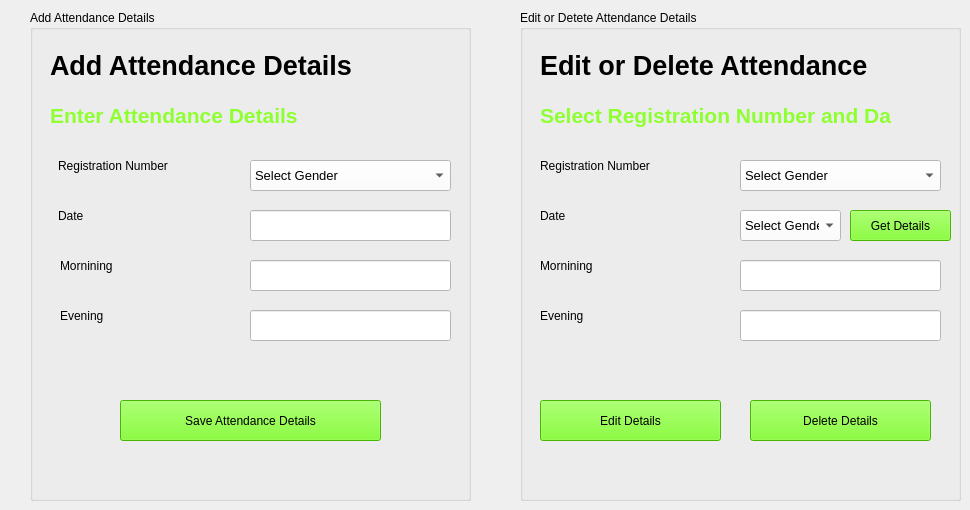
    <widget class="QWidget" name="tab_6">
     <attribute name="title">
      <string>Attendance</string>
     </attribute>
     <widget class="QGroupBox" name="groupBox_3">
      <property name="geometry">
       <rect>
        <x>30</x>
        <y>10</y>
        <width>441</width>
        <height>491</height>
       </rect>
      </property>
      <property name="title">
       <string>Add Attendance Details</string>
      </property>
      <widget class="QLabel" name="label_47">
       <property name="geometry">
        <rect>
         <x>20</x>
         <y>80</y>
         <width>351</width>
         <height>51</height>
        </rect>
       </property>
       <property name="font">
        <font>
         <pointsize>16</pointsize>
         <weight>75</weight>
         <bold>true</bold>
        </font>
       </property>
       <property name="styleSheet">
        <string notr="true">color: rgb(142, 255, 49);</string>
       </property>
       <property name="frameShadow">
        <enum>QFrame::Plain</enum>
       </property>
       <property name="text">
        <string>Enter Attendance Details</string>
       </property>
      </widget>
      <widget class="QLabel" name="label_48">
       <property name="geometry">
        <rect>
         <x>20</x>
         <y>30</y>
         <width>391</width>
         <height>51</height>
        </rect>
       </property>
       <property name="font">
        <font>
         <family>MS Shell Dlg 2</family>
         <pointsize>20</pointsize>
         <weight>75</weight>
         <bold>true</bold>
        </font>
       </property>
       <property name="text">
        <string>Add Attendance Details</string>
       </property>
      </widget>
      <widget class="QLabel" name="label_49">
       <property name="geometry">
        <rect>
         <x>28</x>
         <y>140</y>
         <width>191</width>
         <height>31</height>
        </rect>
       </property>
       <property name="styleSheet">
        <string notr="true">font: 12pt &quot;MS Shell Dlg 2&quot;;</string>
       </property>
       <property name="text">
        <string>Registration Number</string>
       </property>
      </widget>
      <widget class="QComboBox" name="comboBox_9">
       <property name="geometry">
        <rect>
         <x>220</x>
         <y>150</y>
         <width>201</width>
         <height>31</height>
        </rect>
       </property>
       <property name="font">
        <font>
         <pointsize>10</pointsize>
        </font>
       </property>
       <property name="styleSheet">
        <string notr="true">background-color: rgb(255, 255, 255);</string>
       </property>
       <item>
        <property name="text">
         <string>Select Gender</string>
        </property>
       </item>
       <item>
        <property name="text">
         <string>Male</string>
        </property>
       </item>
       <item>
        <property name="text">
         <string>Female</string>
        </property>
       </item>
      </widget>
      <widget class="QLabel" name="label_50">
       <property name="geometry">
        <rect>
         <x>28</x>
         <y>190</y>
         <width>131</width>
         <height>31</height>
        </rect>
       </property>
       <property name="styleSheet">
        <string notr="true">font: 12pt &quot;MS Shell Dlg 2&quot;;</string>
       </property>
       <property name="text">
        <string>Date</string>
       </property>
      </widget>
      <widget class="QLineEdit" name="lineEdit_20">
       <property name="geometry">
        <rect>
         <x>220</x>
         <y>200</y>
         <width>201</width>
         <height>31</height>
        </rect>
       </property>
       <property name="font">
        <font>
         <pointsize>10</pointsize>
        </font>
       </property>
       <property name="styleSheet">
        <string notr="true">background-color: rgb(255, 255, 255);</string>
       </property>
      </widget>
      <widget class="QLabel" name="label_51">
       <property name="geometry">
        <rect>
         <x>30</x>
         <y>240</y>
         <width>131</width>
         <height>31</height>
        </rect>
       </property>
       <property name="styleSheet">
        <string notr="true">font: 12pt &quot;MS Shell Dlg 2&quot;;</string>
       </property>
       <property name="text">
        <string>Mornining</string>
       </property>
      </widget>
      <widget class="QLineEdit" name="lineEdit_26">
       <property name="geometry">
        <rect>
         <x>220</x>
         <y>250</y>
         <width>201</width>
         <height>31</height>
        </rect>
       </property>
       <property name="font">
        <font>
         <pointsize>10</pointsize>
        </font>
       </property>
       <property name="styleSheet">
        <string notr="true">background-color: rgb(255, 255, 255);</string>
       </property>
      </widget>
      <widget class="QLineEdit" name="lineEdit_27">
       <property name="geometry">
        <rect>
         <x>220</x>
         <y>300</y>
         <width>201</width>
         <height>31</height>
        </rect>
       </property>
       <property name="font">
        <font>
         <pointsize>10</pointsize>
        </font>
       </property>
       <property name="styleSheet">
        <string notr="true">background-color: rgb(255, 255, 255);</string>
       </property>
      </widget>
      <widget class="QLabel" name="label_52">
       <property name="geometry">
        <rect>
         <x>30</x>
         <y>290</y>
         <width>131</width>
         <height>31</height>
        </rect>
       </property>
       <property name="styleSheet">
        <string notr="true">font: 12pt &quot;MS Shell Dlg 2&quot;;</string>
       </property>
       <property name="text">
        <string>Evening</string>
       </property>
      </widget>
      <widget class="QPushButton" name="pushButton_9">
       <property name="geometry">
        <rect>
         <x>90</x>
         <y>390</y>
         <width>261</width>
         <height>41</height>
        </rect>
       </property>
       <property name="styleSheet">
        <string notr="true">background-color: rgb(98, 255, 0);
font: 12pt &quot;MS Shell Dlg 2&quot;;</string>
       </property>
       <property name="text">
        <string>Save Attendance Details</string>
       </property>
      </widget>
     </widget>
     <widget class="QGroupBox" name="groupBox_4">
      <property name="geometry">
       <rect>
        <x>520</x>
        <y>10</y>
        <width>441</width>
        <height>491</height>
       </rect>
      </property>
      <property name="title">
       <string>Edit or Detete Attendance Details</string>
      </property>
      <widget class="QLabel" name="label_59">
       <property name="geometry">
        <rect>
         <x>20</x>
         <y>80</y>
         <width>351</width>
         <height>51</height>
        </rect>
       </property>
       <property name="font">
        <font>
         <pointsize>16</pointsize>
         <weight>75</weight>
         <bold>true</bold>
        </font>
       </property>
       <property name="styleSheet">
        <string notr="true">color: rgb(142, 255, 49);</string>
       </property>
       <property name="frameShadow">
        <enum>QFrame::Plain</enum>
       </property>
       <property name="text">
        <string>Select Registration Number and Date</string>
       </property>
      </widget>
      <widget class="QLabel" name="label_60">
       <property name="geometry">
        <rect>
         <x>20</x>
         <y>30</y>
         <width>391</width>
         <height>51</height>
        </rect>
       </property>
       <property name="font">
        <font>
         <family>MS Shell Dlg 2</family>
         <pointsize>20</pointsize>
         <weight>75</weight>
         <bold>true</bold>
        </font>
       </property>
       <property name="text">
        <string>Edit or Delete Attendance</string>
       </property>
      </widget>
      <widget class="QLabel" name="label_61">
       <property name="geometry">
        <rect>
         <x>20</x>
         <y>140</y>
         <width>191</width>
         <height>31</height>
        </rect>
       </property>
       <property name="styleSheet">
        <string notr="true">font: 12pt &quot;MS Shell Dlg 2&quot;;</string>
       </property>
       <property name="text">
        <string>Registration Number</string>
       </property>
      </widget>
      <widget class="QComboBox" name="comboBox_11">
       <property name="geometry">
        <rect>
         <x>220</x>
         <y>150</y>
         <width>201</width>
         <height>31</height>
        </rect>
       </property>
       <property name="font">
        <font>
         <pointsize>10</pointsize>
        </font>
       </property>
       <property name="styleSheet">
        <string notr="true">background-color: rgb(255, 255, 255);</string>
       </property>
       <item>
        <property name="text">
         <string>Select Gender</string>
        </property>
       </item>
       <item>
        <property name="text">
         <string>Male</string>
        </property>
       </item>
       <item>
        <property name="text">
         <string>Female</string>
        </property>
       </item>
      </widget>
      <widget class="QLabel" name="label_62">
       <property name="geometry">
        <rect>
         <x>20</x>
         <y>190</y>
         <width>131</width>
         <height>31</height>
        </rect>
       </property>
       <property name="styleSheet">
        <string notr="true">font: 12pt &quot;MS Shell Dlg 2&quot;;</string>
       </property>
       <property name="text">
        <string>Date</string>
       </property>
      </widget>
      <widget class="QLabel" name="label_63">
       <property name="geometry">
        <rect>
         <x>20</x>
         <y>240</y>
         <width>131</width>
         <height>31</height>
        </rect>
       </property>
       <property name="styleSheet">
        <string notr="true">font: 12pt &quot;MS Shell Dlg 2&quot;;</string>
       </property>
       <property name="text">
        <string>Mornining</string>
       </property>
      </widget>
      <widget class="QLineEdit" name="lineEdit_32">
       <property name="geometry">
        <rect>
         <x>220</x>
         <y>250</y>
         <width>201</width>
         <height>31</height>
        </rect>
       </property>
       <property name="font">
        <font>
         <pointsize>10</pointsize>
        </font>
       </property>
       <property name="styleSheet">
        <string notr="true">background-color: rgb(255, 255, 255);</string>
       </property>
      </widget>
      <widget class="QLineEdit" name="lineEdit_33">
       <property name="geometry">
        <rect>
         <x>220</x>
         <y>300</y>
         <width>201</width>
         <height>31</height>
        </rect>
       </property>
       <property name="font">
        <font>
         <pointsize>10</pointsize>
        </font>
       </property>
       <property name="styleSheet">
        <string notr="true">background-color: rgb(255, 255, 255);</string>
       </property>
      </widget>
      <widget class="QLabel" name="label_64">
       <property name="geometry">
        <rect>
         <x>20</x>
         <y>290</y>
         <width>131</width>
         <height>31</height>
        </rect>
       </property>
       <property name="styleSheet">
        <string notr="true">font: 12pt &quot;MS Shell Dlg 2&quot;;</string>
       </property>
       <property name="text">
        <string>Evening</string>
       </property>
      </widget>
      <widget class="QPushButton" name="pushButton_11">
       <property name="geometry">
        <rect>
         <x>20</x>
         <y>390</y>
         <width>181</width>
         <height>41</height>
        </rect>
       </property>
       <property name="styleSheet">
        <string notr="true">background-color: rgb(98, 255, 0);
font: 12pt &quot;MS Shell Dlg 2&quot;;</string>
       </property>
       <property name="text">
        <string>Edit Details</string>
       </property>
      </widget>
      <widget class="QComboBox" name="comboBox_12">
       <property name="geometry">
        <rect>
         <x>220</x>
         <y>200</y>
         <width>101</width>
         <height>31</height>
        </rect>
       </property>
       <property name="font">
        <font>
         <pointsize>10</pointsize>
        </font>
       </property>
       <property name="styleSheet">
        <string notr="true">background-color: rgb(255, 255, 255);</string>
       </property>
       <item>
        <property name="text">
         <string>Select Gender</string>
        </property>
       </item>
       <item>
        <property name="text">
         <string>Male</string>
        </property>
       </item>
       <item>
        <property name="text">
         <string>Female</string>
        </property>
       </item>
      </widget>
      <widget class="QPushButton" name="pushButton_12">
       <property name="geometry">
        <rect>
         <x>230</x>
         <y>390</y>
         <width>181</width>
         <height>41</height>
        </rect>
       </property>
       <property name="styleSheet">
        <string notr="true">background-color: rgb(98, 255, 0);
font: 12pt &quot;MS Shell Dlg 2&quot;;</string>
       </property>
       <property name="text">
        <string>Delete Details</string>
       </property>
      </widget>
      <widget class="QPushButton" name="pushButton_13">
       <property name="geometry">
        <rect>
         <x>330</x>
         <y>200</y>
         <width>101</width>
         <height>31</height>
        </rect>
       </property>
       <property name="styleSheet">
        <string notr="true">background-color: rgb(98, 255, 0);
font: 12pt &quot;MS Shell Dlg 2&quot;;</string>
       </property>
       <property name="text">
        <string>Get Details</string>
       </property>
      </widget>
     </widget>
    </widget>
